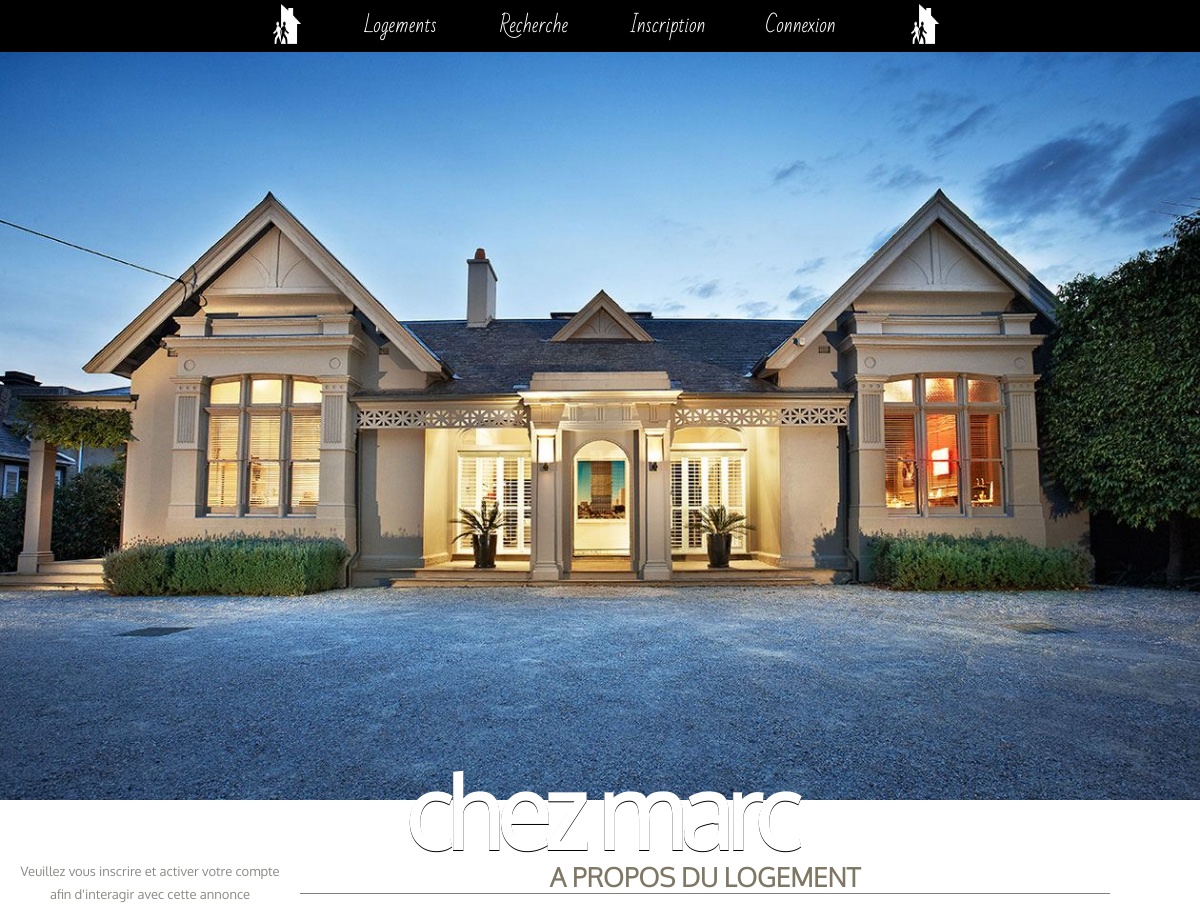
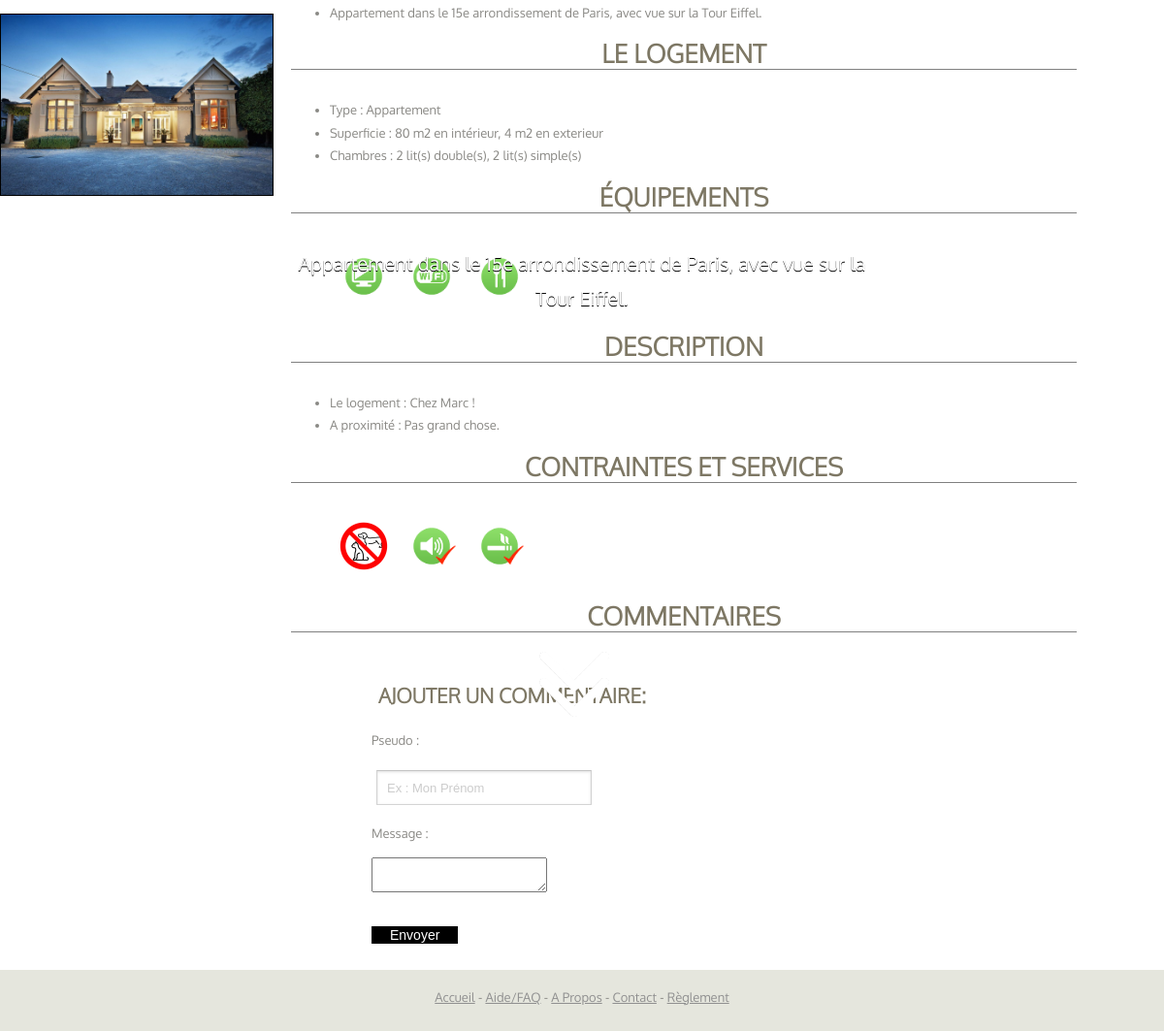
Screenshot of /page-logement.php?idLogement=44 with the database file from the repository (2 pictures, top to bottom).
### tables this page shows
CREATE TABLE `logements` (
`id` int(11) NOT NULL,
  `titre_annonce` varchar(20) NOT NULL DEFAULT '(plus d''annonce)',
  `adresse` varchar(255) NOT NULL,
  `surfaceInterieure` int(11) NOT NULL DEFAULT '1',
  `surfaceExterieure` int(11) DEFAULT '1',
  `nombrePieces` int(11) NOT NULL DEFAULT '1',
  `descriptionSuccincte` varchar(125) NOT NULL,
  `description` text,
  `nombreLitsSimples` int(11) DEFAULT '0',
  `nombreLitsDoubles` int(11) DEFAULT '0',
  `descriptionProximite` text,
  `membres_idMembres` int(11) NOT NULL,
  `types_idTypes` int(11) NOT NULL DEFAULT '2',
  `villes_id` int(11) NOT NULL
);

CREATE TABLE `equipe` (
`id` int(11) NOT NULL,
  `logements_id` int(11) NOT NULL,
  `equipements_id` int(11) NOT NULL
);

CREATE TABLE `equipements` (
`id` int(11) NOT NULL,
  `equipement` varchar(25) DEFAULT NULL
);

CREATE TABLE `contraint` (
`id` int(11) NOT NULL,
  `logements_id` int(11) NOT NULL,
  `contraintes_id` int(11) NOT NULL
);

CREATE TABLE `contraintes` (
`id` int(11) NOT NULL,
  `contrainte` varchar(45) DEFAULT NULL
);

### config.php (called while the page is built, shortened)
<?php
	function isadmin()
	{
		$bdd = new PDO('mysql:host=localhost;dbname=hsh', 'root', 'root', [PDO::MYSQL_ATTR_INIT_COMMAND => 'SET NAMES utf8']);
		$bdd->setAttribute(PDO::ATTR_ERRMODE, PDO::ERRMODE_EXCEPTION);
		if (!empty($_SESSION["userID"])) {
		$verifadmin = $bdd -> prepare("SELECT admin FROM membres WHERE id =".$_SESSION["userID"]);
                $verifadmin -> execute();
                $numadmin = $verifadmin->fetch();
                if ($numadmin['admin'] == 1) {return TRUE;}
        }else{
        	return false;
        }
	}
	function isverified()
	{
		$bdd = new PDO('mysql:host=localhost;dbname=hsh', 'root', 'root', [PDO::MYSQL_ATTR_INIT_COMMAND => 'SET NAMES utf8']);
		$bdd->setAttribute(PDO::ATTR_ERRMODE, PDO::ERRMODE_EXCEPTION);
		if (!empty($_SESSION["userID"])) {
		$verif = $bdd -> prepare("SELECT compteActif FROM membres WHERE id =".$_SESSION["userID"]);
                $verif -> execute();
                $verified = $verif->fetch();
                if ($verified['compteActif'] == 1) {return TRUE;}
        }else{
        	return false;
        }
	}
?>

### page-logement.php (the view, shortened to what this page needs)
<?php require_once("config.php");
$idLogement  = $_GET["idLogement"] ;
$logement_info = $bdd -> prepare('SELECT nombrePieces, description, descriptionSuccincte, titre_annonce, surfaceInterieure, surfaceExterieure, nombreLitsSimples, nombreLitsDoubles, descriptionProximite, membres_idMembres, types_idTypes
                                    FROM logements WHERE id = '.$idLogement);
$logement_info -> execute();
$logement_contrainte = $bdd -> prepare('SELECT contraint.logements_id, contraint.contraintes_id, contraintes.contrainte, contraintes.id FROM contraint INNER JOIN contraintes ON contraint.contraintes_id=contraintes.id WHERE contraint.logements_id='.$idLogement);
$logement_contrainte -> execute();
$logement_equipe = $bdd -> prepare('SELECT equipe.logements_id, equipe.equipements_id, equipements.equipement, equipements.id FROM equipe INNER JOIN equipements ON equipe.equipements_id=equipements.id WHERE equipe.logements_id='.$idLogement);
$logement_equipe -> execute();
$result = $logement_info -> fetch();
$membrelog=$result['membres_idMembres'];
?>
<!DOCTYPE html>
<html>
    <head>
        <link href="style.css" rel="stylesheet" />
    </head>
    <body>
        <?php include("header.php"); ?>
        <div id="wrapper">
                <div id="photo-logement">
                    <img src="img/<?php echo($idLogement);?>/1.jpg" class="home-image">
                    <h1 id="titreannonce"><?php echo $result['titre_annonce'];?></h1>
                    <p id="descriptifannonce"><?php echo $result['descriptionSuccincte'];?></p>
                </div>
        </div>
        <div id="wrapper3">
            <div class="annonce">
	            <div class="profil">
	                <div class="colonne_gauche_profil">
	                	<?php if ($membrelog == $_SESSION['userID'] || isadmin()) {
	                	echo ("<div align=\"center\">
	                		<a href=\"#\" onClick=\"confirme2(".$idLogement.")\">Je suis intéressé par cette annonce !</a>
	                		<br/>
	                		<a href=\"modifier-annonce.php?idLogement=".$idLogement."\">Modifier mon annonce</a>
	                		<br/>
	                		<a href=\"#\" onClick=\"confirme(".$idLogement.")\">Supprimer mon annonce</a>
	                		<br/>
	                	</div>");
	                	}
	                	elseif (isverified() && !isadmin()) {
	                		echo ("<div align=\"center\">
	                		<a href=\"#\" onClick=\"confirme2(".$idLogement.")\">Je suis intéressé par cette annonce !</a>
	                		<br/>
	                	</div>");
	                	}
	                	else {
	                		echo ("<div align=\"center\">
	                		<p>Veuillez vous inscrire et activer votre compte afin d'interagir avec cette annonce</p>
	                		<br/>
	                	</div>");
	                	}
	                	?>
	                    <div class="liste_logements">
	                    	<?php
	                        $nom_repertoire = 'img/'.$idLogement;
	                        if(file_exists($nom_repertoire)){
		                        $pointeur = opendir($nom_repertoire);
		                        $i = 0;
		                        while ($fichier = readdir($pointeur)){
			                        if (substr($fichier, -3) == "gif" || substr($fichier, -3) == "jpg" || substr($fichier, -3) == "png"
			                        || substr($fichier, -4) == "jpeg" || substr($fichier, -3) == "PNG" || substr($fichier, -3) == "GIF"
			                        || substr($fichier, -3) == "JPG"){
				                        $tab_image[$i] = $fichier;
				                        $i++;
				                    }
		                        }
		                        array_multisort($tab_image, SORT_ASC);
		                        for ($j=0;$j<=$i-1;$j++){
			                        $image = '<a href="'.$nom_repertoire.'/'.$tab_image[$j].'"><img src="'.$nom_repertoire.'/'.$tab_image[$j].'" id="image_liste_logements"></a>';
			                        echo ($image);
		                        }
	                    	}
	                    	?>
	                    </div>
	                </div>
	                <div class="colonne_droite_profil">
	                    <div id="infosPersoTitre">
	                        <h1><strong>A propos du logement</strong></h1>
	                            <ul class="infosPerso">
	                                <li><?php echo $result['descriptionSuccincte'];?></li>
	                            </ul>
	                        <h1><strong>Le logement</strong></h1>
	                            <ul class="infosPerso">
	                                <li>Type : <?php if($result['types_idTypes']==1){echo'Maison';} if($result['types_idTypes']==2){echo'Appartement';};?></li>
	                                <li>Superficie : <?php echo $result['surfaceInterieure'];?> m2 en intérieur, <?php echo $result['surfaceExterieure'];?> m2 en exterieur</li>
	                                <li>Chambres : <?php echo $result['nombreLitsDoubles'];?> lit(s) double(s), <?php echo $result['nombreLitsSimples'];?> lit(s) simple(s)</li>
	                            </ul>
	                         <h1><strong>Équipements</strong></h1>
	                            <ul class="infosPerso">
	                                <?php while ($equipement = $logement_equipe -> fetch())
	                        		{
	                        			echo("<img src='pictos/".$equipement['equipement'].".png' class=\"picto\" title='' >");
	                            	}
	                                ?>
	                             </ul>
	                        <h1><strong>Description</strong></h1>
	                            <ul class="infosPerso">
	                        		<li>Le logement : <?php echo $result['description'];?></li>
	                                <li>A proximité : <?php echo $result['descriptionProximite'];?></li>
	                             </ul>
	                        <h1><strong>Contraintes et services</strong></h1>
	                            <ul class="infosPerso">
	                        		<?php while ($contrainte = $logement_contrainte -> fetch())
	                        		{
	                        			echo("<img src='pictos/".$contrainte['contrainte'].".png' class=\"picto\">");
	                            	}
	                                ?>
	 							</ul>
	                        <h1><strong>Commentaires</strong></h1>
	                            <ul class="infosPerso">
	                                <?php include("Essavis.php"); ?>
	                            </ul>
	                    </div>
	                </div>
	            </div>
            </div>
        </div>
        <?php include("footer.php"); ?>
    </body>
</html>

### style.css (style rules this page uses)
body { margin: 0; padding: 0; background: #E5E6DD; font-family: 'Oxygen', sans-serif; font-size: 13px; color: #8A8985; }
h1, h2, h3 { margin: 0; padding: 0; text-transform: uppercase; font-family: 'Oxygen-Light'; color: #7D7764; }
h1 { font-size: 2em; }
p, ul, ol { margin-top: 0; line-height: 180%; }
p { position: relative; margin-left: auto; margin-right: auto; max-width: 90%; }
a { text-decoration: none; color: #5BA689; }
#wrapper { overflow: hidden; background: #FFFFFF; }
.infosPerso { margin-top: 20px; }
#infosPersoTitre h1 { display: inline-block; clear: both; text-align: center; border-bottom: 1px solid gray; margin-bottom: 10px; width: 90%; }
.profil { margin-top: 5%; }
.colonne_gauche_profil { float: left; width: 25%; }
.colonne_droite_profil { float: right; width:75%; }
#image_liste_logements { width: 100%; height: auto; border: solid 1px; color: #000000; cursor: pointer; display: inline-block; opacity: 1; width: 280px; margin-left: auto; margin-right: auto; margin-bottom: 2%; text-align: center; }
.liste_logements { float: left; text-align: center; display: inline-block; }
#photo-logement img { width: 100%; height: auto; position:absolute; }
#photo-logement { z-index: 1; }
#titreannonce { position:absolute; top:35%; width:100%; text-align: center; padding: 50px 0px 0px 0px; letter-spacing: -6px; text-transform: lowercase; font-size: 100px; color: #FFFFFF; text-shadow: 0px 1px black; }
#descriptifannonce { position: absolute; top: 60%; margin-top: -20px; left: 25%; font-size: 20px; font-weight: 300; color: #FFFFFF; text-shadow: 0px 1px black; text-align: center; width:50%; }
#wrapper3 { overflow: hidden; background: none repeat scroll 0% 0% #FFF; }
.picto { width:50px; height: 50px; padding: 10px; }

### rows the page displays
logements: titre_annonce "chez marc", descriptionSuccincte "Appartement dans le 15e arrondissement de Paris, avec vue sur la Tour Eiffel.", surfaceInterieure "80", surfaceExterieure "4", nombreLitsDoubles "2", nombreLitsSimples "2", description "Chez Marc !", descriptionProximite "Pas grand chose."
equipe: equipements.equipement (picture)
equipe: equipements.equipement (picture)
equipe: equipements.equipement (picture)
contraint: contraintes.contrainte (picture)
contraint: contraintes.contrainte (picture)
contraint: contraintes.contrainte (picture)
